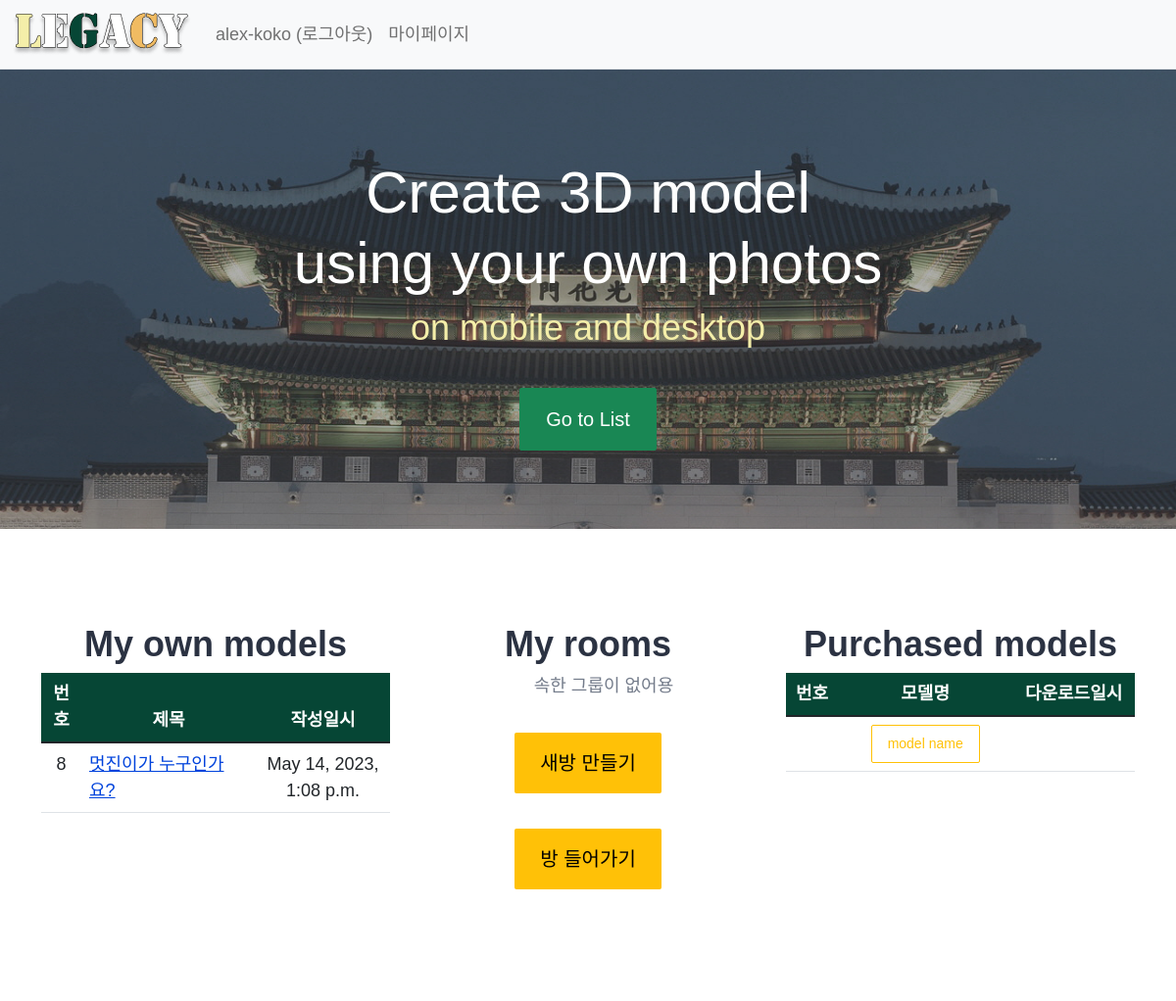
The app's page /common/mypage/ (signed in), older data.
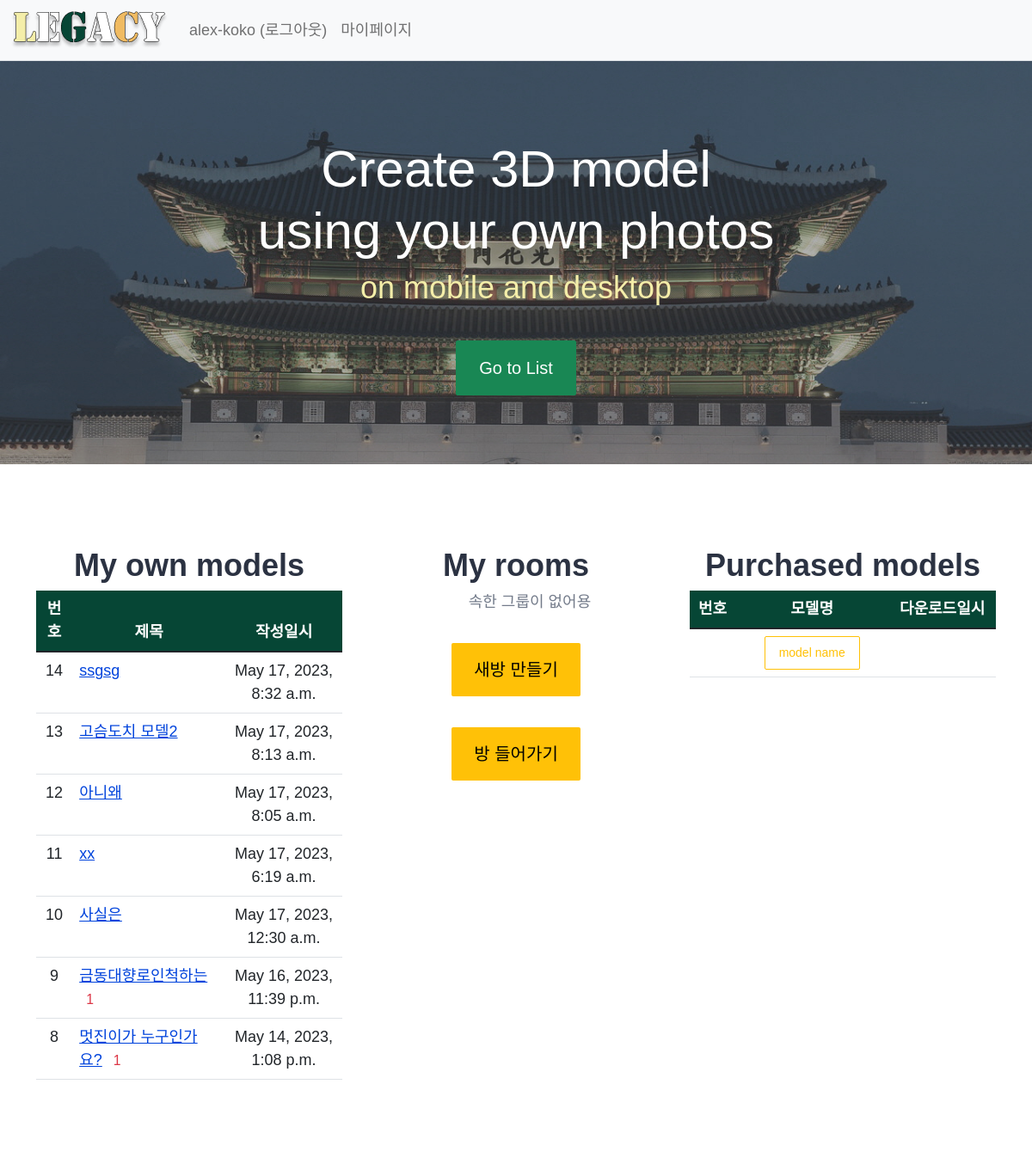
The same page, newer data.
### pybo/models.py (models this page shows, shortened)
class Question(models.Model):
    author = models.ForeignKey(User, on_delete=models.CASCADE, related_name='author_question')
    subject = models.CharField(max_length=200)
    content = models.TextField()
    create_date = models.DateTimeField()
    modify_date = models.DateTimeField(null=True, blank=True)
    voter = models.ManyToManyField(User, related_name='voter_question')
    location = models.CharField(max_length=200, null=True, blank=True)
    audio = models.FileField(upload_to='audio/', null=True, blank=True)
    image = models.FileField(upload_to='image/', null=True, blank=True)
    npz = models.FileField(upload_to='npz/', null=True, blank=True)
    output = models.FileField(upload_to='output/', null=True, blank=True)
    group = models.CharField(max_length=225, null=True, blank=True)

### common/views.py (the view, shortened to what this page needs)
# urls.py: path('mypage/', views.mypage, name='mypage'),
def mypage(request):
    page = request.GET.get('page', '1')  # 페이지
    kw = request.GET.get('kw', '')  # 검색어
    question_list = Question.objects.order_by('-create_date')
    paginator = Paginator(question_list, 10)  # 페이지당 10개씩 보여주기
    page_obj = paginator.get_page(page)
    groups = request.user.custom_groups.all() # 내가 속한 그룹
    context = {'question_list': page_obj, 'page': page, 'kw': kw, 'groups': groups}
    return render(request, 'common/mypage.html', context)

### pybo/templatetags/pybo_filter.py (called while the page is built)
@register.filter
def sub(value, arg):
    return value - arg

### templates/common/mypage.html
{% extends "base.html" %}
{% load pybo_filter %}
{% block content %}
<div class="box-padding-big white-bg">
	<div class="container align-center">
		<div class="row">
<div class="col-md-4 info-big my-3">
    <h3><strong>My own models</strong></h3>
    <table class="table" >
        <thead>
        <tr class="text-center">
            <th style="background-color:#064635; color:white">번호</th>
            <th style="width:50%; background-color:#064635; color:white">제목</th>
            <th style="background-color:#064635; color:white">작성일시</th>
        </tr>
        </thead>
        <tbody>
        {% if question_list %}
        {% for question in question_list %}
            {% if request.user == question.author %}
            <tr class="text-center">
                <td>
                    {{ question_list.paginator.count|sub:question_list.start_index|sub:forloop.counter0|add:1 }}
                </td>
                <td class="text-start">
                    <a href="{% url 'pybo:detail' question.id %}">{{ question.subject }}</a>
                    {% if question.answer_set.count > 0 %}
                        <span class="text-danger small mx-2">{{ question.answer_set.count }}</span>
                    {% endif %}
                </td>
                <td>{{ question.create_date }}</td>
            </tr>
            {% endif %}
        {% endfor %}
        {% else %}
        <tr>
            <td colspan="3">생성한 모델이 없습니다.</td>
        </tr>
        {% endif %}
        </tbody>
    </table>
</div>
            <div class="col-md-4 info-big my-3 align-center">
                <h3><strong>My rooms</strong></h3>
                <ul>
                    {% if groups%}
                    {% for group in groups %}
                        {% if group.leader == user %}
                            <img src="/static/images/master2.png" style="width:13%; height:13%">
                        {% else %}
                            <img src="/static/images/master2.png " style="width:13%; height:13%; opacity: 0;">
                        {% endif %}
                        <div class="btn btn-success btn-lg" style="margin-top:10px; height:60px; width:60%">{{ group.name }}</div>
                    {% endfor %}
                    {% else %}
                    속한 그룹이 없어용
                    {% endif %}
                </ul>
                <a href="{% url 'common:group_create' %}" class="btn btn-warning btn-lg" style="border:none; margin:5%">새방 만들기</a>
                <a href="{% url 'common:group_invite' %}" class="btn btn-warning btn-lg" style="border:none; margin:5%">방 들어가기</a>
            </div>
            <div class="col-md-4 info-big my-3">
				<h3><strong>Purchased models</strong></h3>
            <table class="table" >
                <thead>
                    <tr class="text-center">
                        <th style="background-color:#064635; color:white">번호</th>
                        <th style="width:50%; background-color:#064635; color:white">모델명</th>
                        <th style="background-color:#064635; color:white">다운로드일시</th>
                    </tr>
                </thead>
                <tbody>
                   <tr class="text-center">
                       <td>
                       </td>
                       <td>
                           <div class="btn btn-outline-warning btn-sm">model name</div><br>
                       </td>
                       <td>
                       </td>
                </tbody>
                </table>
			</div>
		</div>
	</div>
</div>
{% endblock %}

Row changes from the older to the newer data that the page shows:
added Question: paginator.count|sub "14", subject "ssgsg", create_date "May 17, 2023, 8:32 a.m."
added Question: paginator.count|sub "13", subject "고슴도치 모델2", create_date "May 17, 2023, 8:13 a.m."
added Question: paginator.count|sub "12", subject "아니왜", create_date "May 17, 2023, 8:05 a.m."
added Question: paginator.count|sub "11", subject "xx", create_date "May 17, 2023, 6:19 a.m."
added Question: paginator.count|sub "10", subject "사실은", create_date "May 17, 2023, 12:30 a.m."
added Question: paginator.count|sub "9", subject "금동대향로인척하는", answer_set.count "1", create_date "May 16, 2023, 11:39 p.m."
shown differently, row unchanged: Question "멋진이가 누구인가요?": answer_set.count (not shown) → "1"
